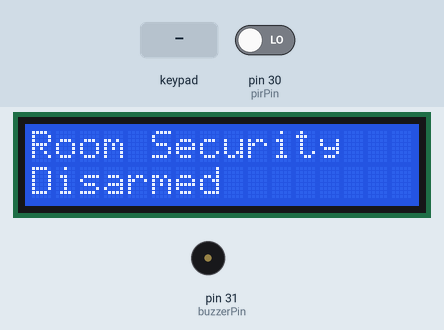
This sketch was run on a simulated Arduino Mega 2560, built with avr-gcc and run on an emulated ATmega2560. On the bench: 16×2 character LCD, buzzer (waves = sounding). The inputs (shaded band) are chosen by the test bench; at power-on: pin 30 (pirPin) LOW. What the sketch prints to the serial monitor is not drawn.

Above: at 1.2 s.
1.3 s: keypad keys C C C C # pressed 0.4 s apart
At 3.7 s:
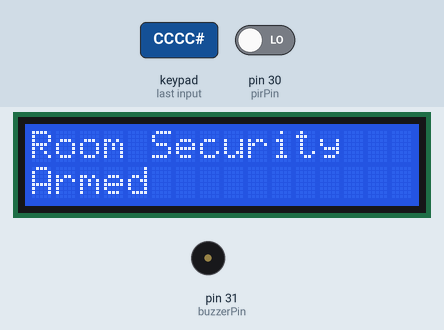
4.8 s: pin 30 (pirPin) driven HIGH
At 5.9 s:
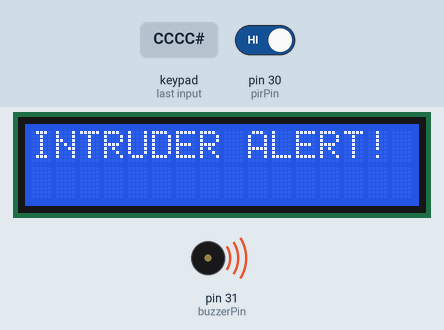
7.8 s: keypad keys C C C C * pressed 0.4 s apart
At 8.5 s:
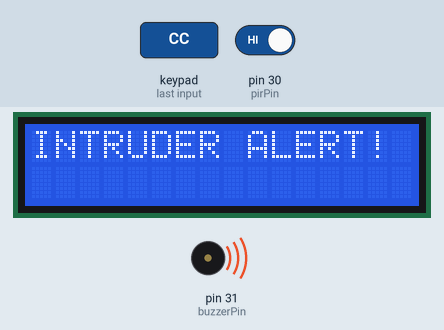
12.8 s: key '#' pressed
At 13.2 s:
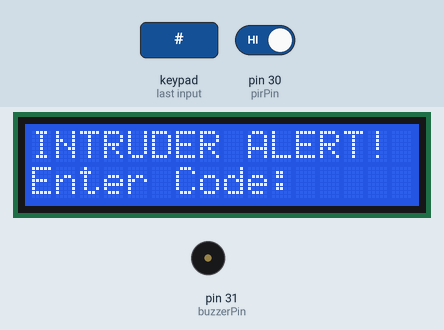
14.4 s: key '0' pressed
At 15.4 s:
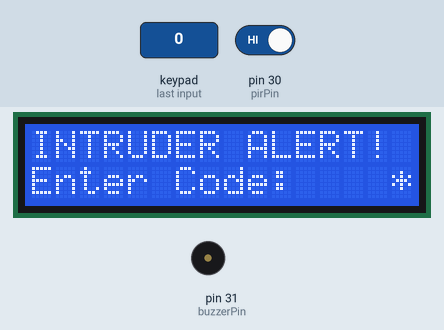
16.0 s: keypad keys C C C C pressed 0.4 s apart
At 17.7 s:
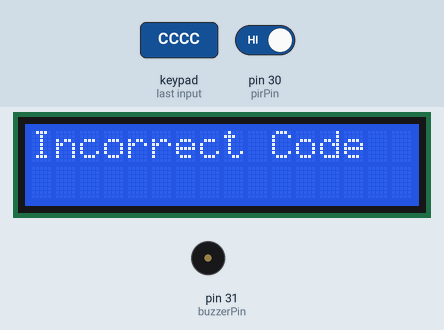
Timing chart, 0 to 19.6 s (numbered marks = the images above; inputs shaded):
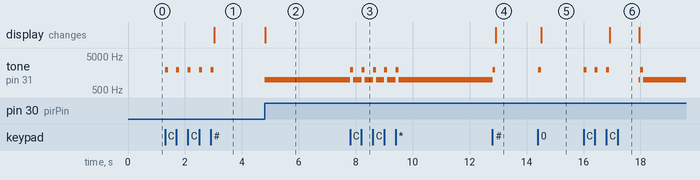

Measured:
- after the input at 1.3 s, tone on pin 31 (buzzerPin): alternates 2000 Hz for 0.10 s and silent for 0.30 s, 10 changes in all, then stays silent, starting at once; the display: changes after 1.7 s (image 1)
- after the input at 4.8 s, tone on pin 31 (buzzerPin): silent → 1000 Hz at once; the display: changes at once (image 2)
- after the input at 7.8 s, tone on pin 31 (buzzerPin): alternates 2000 Hz for 0.10 s and 1000 Hz for 0.31 s, 10 changes in all, then stays 1000 Hz, starting at once
- after the input at 12.8 s, tone on pin 31 (buzzerPin): 1000 Hz → 2000 Hz at once, → silent 0.10 s later; the display: changes after 0.12 s (image 4)
- after the input at 14.4 s, tone on pin 31 (buzzerPin): silent → 2000 Hz at once, → silent 0.10 s later; the display: changes after 0.11 s (image 5)
- after the input at 16.0 s, tone on pin 31 (buzzerPin): plays 2000 Hz for 0.10 s, 2000 Hz for 0.10 s, 2000 Hz for 0.10 s, 1000 Hz for 0.05 s, 2000 Hz for 0.10 s, 1000 Hz for 48.5 s, starting at once; the display: changes after 0.92 s (image 6)

The sketch:

Home_Security_Gen_1.ino
```cpp
#include <Keypad.h>
#include <LiquidCrystal_I2C.h>
#include <Wire.h>

// Keypad connections
const byte ROWS = 4;
const byte COLS = 4;
char keys[ROWS][COLS] = {
  {'1', '2', '3', 'A'},
  {'4', '5', '6', 'B'},
  {'7', '8', '9', 'C'},
  {'*', '0', '#', 'D'}
};
byte rowPins[ROWS] = {22, 23, 24, 25};
byte colPins[COLS] = {26, 27, 28, 29};

const char customKeys[] = {'0', 'A', 'B', 'C', 'D', '#', '*'};
Keypad keypad = Keypad( customKeys, rowPins, colPins, ROWS, COLS );

// LCD connections
LiquidCrystal_I2C lcd(0x27, 16, 2);

// PIR and buzzer pins
const int pirPin = 30;
const int buzzerPin = 31;

// System variables
String passcode = "CCCC"; // Set your passcode here
String enteredPasscode = "";
bool systemArmed = false;
unsigned long alarmStartTime = 0;
const unsigned long alarmDuration = 10000; // 10 seconds
unsigned long lastActivityTime = 0;
const unsigned long idleTimeout = 10000; // 10 seconds
bool isIdle = false;

void setup() {
  Serial.begin(9600);

  lcd.init();
  lcd.backlight();
  updateLCDDisplay();

  pinMode(pirPin, INPUT);
  pinMode(buzzerPin, OUTPUT);
}

void loop() {
  char key = keypad.getKey();

  if (key) {
    handleKeyPress(key);
    Serial.print("Key Pressed: ");
    Serial.println(key);
    lastActivityTime = millis();
    if (isIdle) {
      isIdle = false;
      lcd.backlight();
      updateLCDDisplay();
    }
  }

  if (!isIdle && (millis() - lastActivityTime >= idleTimeout)) {
    isIdle = true;
    lcd.clear();
    lcd.setCursor(0, 0);
    lcd.print("Idle");
    lcd.noBacklight();
  }

  if (systemArmed && digitalRead(pirPin) == HIGH) {
    if (alarmStartTime == 0) {
      alarmStartTime = millis();
    }
    tone(buzzerPin, 1000);
    lcd.clear();
    lcd.setCursor(0, 0);
    lcd.print("INTRUDER ALERT!");
  } else {
    noTone(buzzerPin);
    if (alarmStartTime > 0 && (millis() - alarmStartTime >= alarmDuration)) {
      alarmStartTime = 0;
      updateLCDDisplay();
    }
  }
}

void handleKeyPress(char key) {
  beep();
  if (key == '#') {
    handleArmDisarm();
  }
}

void handleArmDisarm() {
  if (systemArmed) {
    lcd.setCursor(0, 1);
    lcd.print("Enter Code:    ");
    enteredPasscode = "";

    while (enteredPasscode.length() < passcode.length()) {
      char disarmingKey = keypad.getKey();
      if (disarmingKey) {
        beep();
        enteredPasscode += disarmingKey;
        lcd.print("*");
        Serial.print(disarmingKey); // (Optional debugging)
      }
    }

    if (enteredPasscode == passcode) {
      systemArmed = false;
      enteredPasscode = "";
      updateLCDDisplay();
      Serial.println("System Disarmed"); // (Optional)
    } else {
      lcd.clear();
      lcd.setCursor(0, 0);
      lcd.print("Incorrect Code");
      delay(1000);
      enteredPasscode = "";
      updateLCDDisplay();
      Serial.println("Incorrect Code Entered"); // (Optional)
    }
  } else {
    systemArmed = true;
    updateLCDDisplay();
    Serial.println("System Armed"); // (Optional)
  }
}

void updateLCDDisplay() {
  lcd.clear();
  lcd.setCursor(0, 0);
  lcd.print("Room Security");
  lcd.setCursor(0, 1);
  lcd.print(systemArmed ? "Armed" : "Disarmed");
}

void beep() {
  tone(buzzerPin, 2000);
  delay(100);
  noTone(buzzerPin);
}
```
